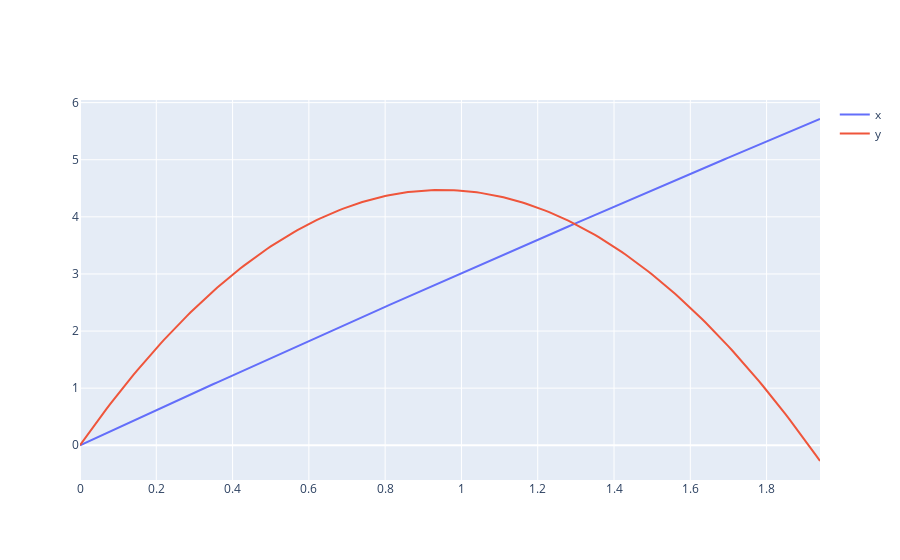

Notebook cell for this chart:
### Markdown cell above
#### Рунге-Кутт 2-го порядка
Запустим метод Рунге-Кутты 2-го порядка, построим графики полученных функций.

### Code cell
result2 = RungeKutt2(funcs, t0, initial, h, N)

fig2 = go.Figure()
# fig, ax = pyplot.subplots()
for i in range(len(result2[:2])):
    fig2.add_trace(go.Scatter(x=args, y=result2[i], name=lables[i]))
#    ax.plot(args, result2[i], label=lables[i])

fig2.show()
# ax.legend()
# pyplot.show()

### Figure 1 — Plotly figure (JSON) as saved in the notebook; plotly's stock layout.template omitted (floating-point values rounded to 4 significant figures; data arrays with more than 128 entries replaced by an {"elided": "..."} marker saying what was removed)
{"data": [{"name": "x", "type": "scatter", "x": {"elided": "195 float values"}, "y": {"elided": "195 float values"}}, {"name": "y", "type": "scatter", "x": {"elided": "195 float values"}, "y": {"elided": "195 float values"}}], "layout": {}}
